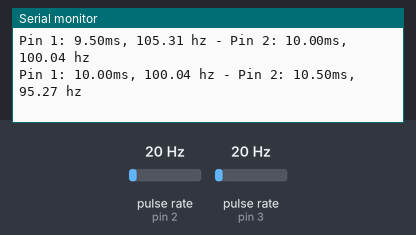
This sketch was run on a simulated Arduino Uno, built with avr-gcc and run on an emulated ATmega328P. Shown: the last lines printed to the serial monitor. Wiring (inferred from the names in the program): 2 × pulse sensor: data pin 2 / data pin 3. Inputs (shaded band) come from the test bench; at power-on: pulse rate (sensors on pin 2, pin 3) 20 Hz.

Above: at 1.2 s.
1.3 s: pulse rate (sensor on pin 2) set to 100 Hz
At 1.33 s:
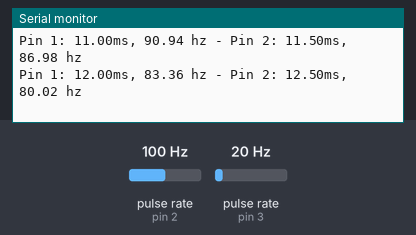
4.3 s: pulse rate (sensor on pin 3) set to 4 Hz
At 4.31 s:
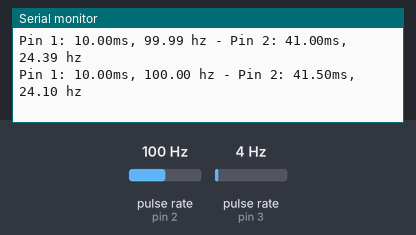
7.3 s: pulse rate (sensor on pin 2) set to 4 Hz
At 7.3 s:
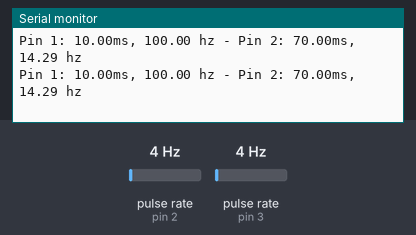
10.3 s: pulse rate (sensor on pin 3) set to 50 Hz
At 10.34 s:
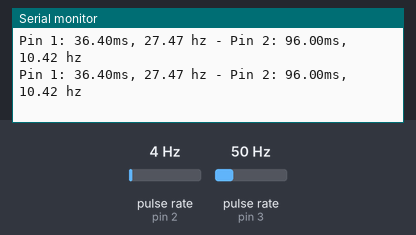
13.3 s: pulse rate (sensor on pin 3) set to 100 Hz
At 13.31 s:
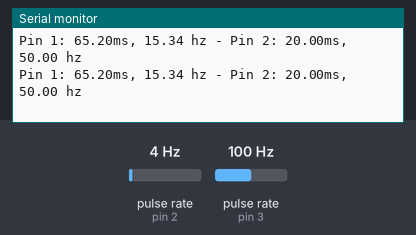
16.3 s: pulse rate (sensor on pin 2) set to 50 Hz
At 16.3 s:
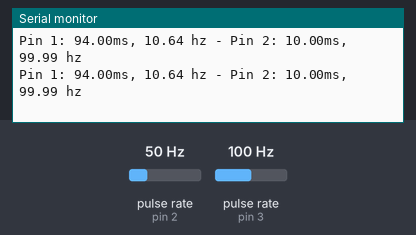
Timing chart, 0 to 19.3 s (numbered marks = the images above; inputs shaded):
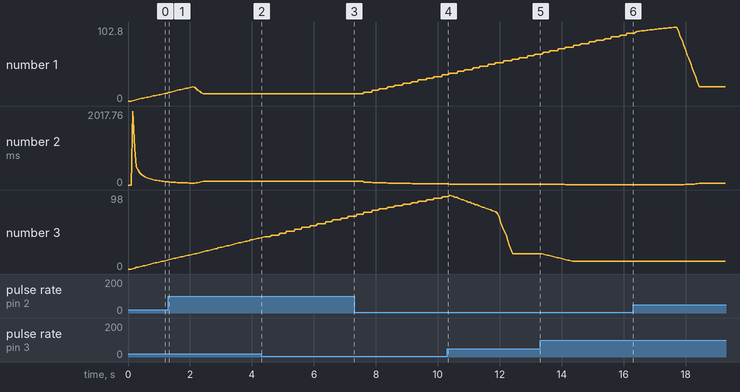

The sketch:

multiple_frequency_counter.ino
```cpp
/*
 * 3/29/2018 - Devon Bray - http://www.esologic.com/multiple-frequency-counter-arduino/
 *
 * I've written most of the important notes as comments in the source, but a couple more details:
 *
 * - The important data is stored in `period_averages_ms` and `frequency_averages_hz`. You address them using the indices defined at the top of the file. These arrays get updated each time `compute_counts()` is called. Keep it `compute_counts()` somewhere in the main() loop. 
 *
 * - You could easily add more frequencies, you just have to `NUMSIGS`, make a specific ISR, and another `attachInterrupt` line in setup()
 *
 * - It uses [interrupts](https://playground.arduino.cc/Code/Interrupts) which might not be right for your proejct, but normally shouldn't get in the way of too much stuff.
 *
 * - If the ISR hasn't seen a new edge in 1000000us, both `period_averages_ms[p_index]` and `frequency_averages_hz[p_index]` will be set to zero!
 * - This means that slowest frequency that this code can detect is 1hz!
 *
 */

int freq_pin_1 = 2; // the pin connected to the first signal, must be an interrupt pin! See the arduino docs
int freq_pin_2 = 3; // the pin connected to the second signal, must be an interrupt pin! See the arduino docs

#define BUFFSIZE 100 // a rolling average of the frequency/period is computed, and this is the size of that buffer

#define NUMSIGS 2
#define FREQ1INDEX 0
#define FREQ2INDEX 1

volatile int period_buffer_indices[NUMSIGS] = { 0 }; // the location of the index for adding to the rolling buffer average
volatile unsigned long period_buffers[NUMSIGS][BUFFSIZE] = { 0 }; // the buffers
volatile unsigned long previous_edge_times_us[NUMSIGS] = { 0 }; // the time that the previous edge came in in microseconds
volatile float period_averages_ms[NUMSIGS] = { 0 }; // the period time of a given signal in milliseconds
volatile float frequency_averages_hz[NUMSIGS] = { 0 }; // the frequency of a given signal in hertz
volatile bool period_buffer_locked[NUMSIGS] = { false }; // spin locks for the different buffers

void setup() {

  Serial.begin(9600);

  // the pins must be mapped to their ISRs

  pinMode(freq_pin_1, INPUT_PULLUP);
  attachInterrupt(digitalPinToInterrupt(freq_pin_1), new_freq1_edge, RISING); // you could change this mode to whatever you were looking for, FALLING, CHANGE etc.

  pinMode(freq_pin_2, INPUT_PULLUP);
  attachInterrupt(digitalPinToInterrupt(freq_pin_2), new_freq2_edge, RISING);
}

void loop() {

  compute_counts();

  Serial.print("Pin 1: ");
  Serial.print(period_averages_ms[FREQ1INDEX]);
  Serial.print("ms, ");
  Serial.print(frequency_averages_hz[FREQ1INDEX]);
  Serial.print(" hz");

  Serial.print(" - Pin 2: ");
  Serial.print(period_averages_ms[FREQ2INDEX]);
  Serial.print("ms, ");
  Serial.print(frequency_averages_hz[FREQ2INDEX]);
  Serial.print(" hz");
  Serial.println("");
}

void compute_counts() {

  // computes the average of the buffer for a given signal. Must be called before using the period_averages_ms or frequency_averages_hz buffers.

  for (int p_index = 0; p_index < NUMSIGS; p_index++) {

    float buffer_sum = 0;

    while (period_buffer_locked[p_index]) {}; // wait around for the ISR to finish

    period_buffer_locked[p_index] = true; // ISR won't add new data to `period_buffers`
    if ((micros() - previous_edge_times_us[p_index]) < 1000000) {
      for (int j = 0; j < BUFFSIZE; j++) {
        buffer_sum += period_buffers[p_index][j];
      }
    }
    period_buffer_locked[p_index] = false; // ISR will now add new data to `period_buffers`

    if (buffer_sum > 0){
      period_averages_ms[p_index] = ((buffer_sum / (float)BUFFSIZE)) / 1000;
      frequency_averages_hz[p_index] = (1 / period_averages_ms[p_index]) * 1000;
    }
    else {
      period_averages_ms[p_index] = 0;
      frequency_averages_hz[p_index] = 0;
    }

  }
}

void new_edge(int period_index) {

  unsigned long current = micros();

  if (period_buffer_locked[period_index] == false) { // if compute_counts is using the buffer, skip adding to it because that process isn't atomic

    period_buffer_locked[period_index] = true;

    period_buffers[period_index][period_buffer_indices[period_index]] = current - previous_edge_times_us[period_index];

    period_buffer_locked[period_index] = false;

    period_buffer_indices[period_index]++;
    if (period_buffer_indices[period_index] >= BUFFSIZE) {
      period_buffer_indices[period_index] = 0;
    }
  }

  previous_edge_times_us[period_index] = current; // but make sure the new time is set because this operation is atomic

}

void new_freq1_edge() {
  new_edge(FREQ1INDEX);
}

void new_freq2_edge() {
  new_edge(FREQ2INDEX);
}
```

Measured:
- plotted number 1: 10 → 36.4 after the input at 7.3 s, 36.4 → 65.2 after the input at 10.3 s
- plotted number 2: 90.94 → 100 after the input at 1.3 s, 100 → 27.47 after the input at 7.3 s, 27.47 → 15.34 after the input at 10.3 s, 10.64 → 49.99 after the input at 16.3 s
- plotted number 3: 11.5 → 41.5 after the input at 1.3 s, 41.5 → 70 after the input at 4.3 s, 96 → 20 after the input at 10.3 s, 20 → 10 after the input at 13.3 s
